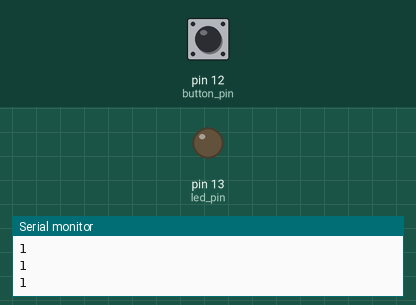
Recording of a sketch running on a simulated Arduino Uno, built with avr-gcc and run on an emulated ATmega328P. On the bench: output pins drawn as LEDs (lit = HIGH), the last lines printed to the serial monitor. Dashed ring = blinking. The test bench sets the inputs (shaded band); at power-on: pin 12 (button_pin) HIGH.

Above: at 1.2 s.
1.3 s: pin 12 (button_pin) pulled LOW for 1 s
At 1.55 s:
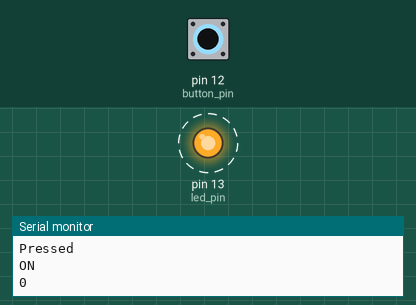
4.3 s: pin 12 (button_pin) pulled LOW for 3.2 s
At 8.4 s:
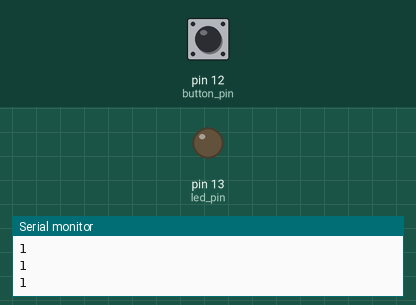
Timing chart, 0 to 9.9 s (numbered marks = the images above; inputs shaded):
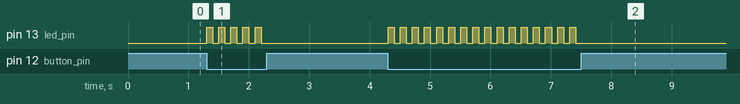

Measured:
- after the input at 1.3 s, pin 13 (led_pin): alternates HIGH for 0.10 s and LOW for 0.10 s, 10 changes in all, then stays LOW, starting at once
- after the input at 4.3 s, pin 13 (led_pin): alternates HIGH for 0.10 s and LOW for 0.10 s, 32 changes in all, then stays LOW, starting at once

The sketch:

working_of_led.ino
```cpp
const int button_pin = 12;  // the number of the pushbutton pin
const int led_pin = 13;     // the number of the LED pin

// Variables will change:
int led_state = 0;

int button_old = 1;
int button_new;
int delay_time = 100;


void setup() {
  //  WTF is this?
  Serial.begin(9600);

  pinMode(button_pin, INPUT);
  pinMode(led_pin, OUTPUT);
}

void loop() {
  button_new = digitalRead(button_pin);

  if (button_new == 0) {
    Serial.println("Pressed");
    if (led_state == 0) {
      Serial.println("ON");
      digitalWrite(led_pin, HIGH);
      led_state = 1;
    } else {
      Serial.println("OFF");
      digitalWrite(led_pin, LOW);
      led_state = 0;
    }
  }
  Serial.println(button_new);
  delay(delay_time);
}
```
